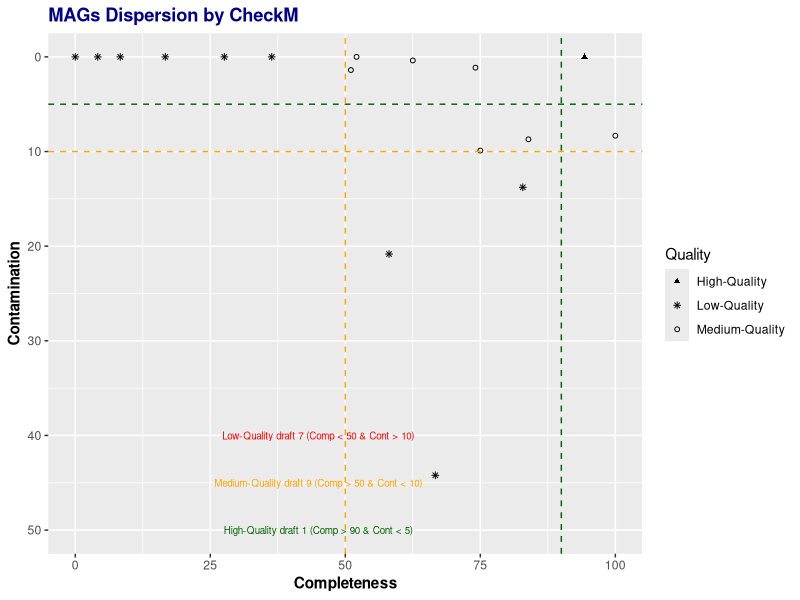

The R source for this figure:
### Gráfico de dispersão dos bins baseado na completude e contaminação

# Lendo os dados 

tab <- read.delim("output.txt", skip = 33)

library(dplyr)

## Formatando a tabela
tab1 <- as_tibble(tab) %>% 
  na.omit() %>% 
  select(1,12,13) %>% 
  mutate(Quality = case_when(Contamination < 5 & Completeness > 90 ~ "High-Quality",
                             Contamination < 10 & Completeness >= 50 ~ "Medium-Quality",
                             Completeness < 50 ~ "Low-Quality",
                             Contamination > 10 ~ "Low-Quality"))

## Contando os MAGs por qualidade

tab1 %>% 
  group_by(Quality) %>% 
  summarise(
    n=n()
  )


library(ggplot2)

tab1 %>% 
  ggplot(aes(x=Completeness, y=Contamination, shape=Quality)) + 
  geom_point(size =1.3) +
  ggtitle("MAGs Dispersion by CheckM") +
  theme(plot.title = element_text(face = "bold", colour = "Dark blue")) +
  theme(axis.title = element_text(face = "bold", colour = "Black")) +
  scale_shape_manual(values = c(17, 8, 1)) +
  ylim(50,0) + xlim(0,100) +
  annotate("text", x = 45, y = 50, label = "High-Quality draft 1 (Comp > 90 & Cont < 5)", size = 2.5, colour= "Dark green") +
  annotate("text", x = 45, y = 45, label = "Medium-Quality draft 9 (Comp > 50 & Cont < 10)", size = 2.5, colour= "Orange") +
  annotate("text", x = 45, y = 40, label = "Low-Quality draft 7 (Comp < 50 & Cont > 10)", size = 2.5, colour= "Red" ) + 
  geom_vline(xintercept=90, linetype="dashed", colour="Dark green") + geom_hline(yintercept=5, linetype="dashed", colour="Dark green") +
  geom_vline(xintercept=50, linetype="dashed", colour="orange") + geom_hline(yintercept=10, linetype="dashed", colour="Orange")
